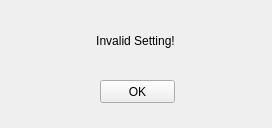
<?xml version="1.0" encoding="UTF-8"?>
<ui version="4.0">
 <class>ErrorWin</class>
 <widget class="QWidget" name="ErrorWin">
  <property name="windowModality">
   <enum>Qt::ApplicationModal</enum>
  </property>
  <property name="geometry">
   <rect>
    <x>0</x>
    <y>0</y>
    <width>272</width>
    <height>128</height>
   </rect>
  </property>
  <property name="sizePolicy">
   <sizepolicy hsizetype="Fixed" vsizetype="Fixed">
    <horstretch>0</horstretch>
    <verstretch>0</verstretch>
   </sizepolicy>
  </property>
  <property name="windowTitle">
   <string>Error</string>
  </property>
  <widget class="QLabel" name="label">
   <property name="geometry">
    <rect>
     <x>10</x>
     <y>10</y>
     <width>251</width>
     <height>61</height>
    </rect>
   </property>
   <property name="text">
    <string>Invalid Setting!</string>
   </property>
   <property name="alignment">
    <set>Qt::AlignCenter</set>
   </property>
  </widget>
  <widget class="QPushButton" name="pushButton">
   <property name="geometry">
    <rect>
     <x>100</x>
     <y>80</y>
     <width>75</width>
     <height>23</height>
    </rect>
   </property>
   <property name="text">
    <string>OK</string>
   </property>
  </widget>
 </widget>
 <resources/>
 <connections>
  <connection>
   <sender>pushButton</sender>
   <signal>clicked()</signal>
   <receiver>ErrorWin</receiver>
   <slot>close()</slot>
   <hints>
    <hint type="sourcelabel">
     <x>137</x>
     <y>91</y>
    </hint>
    <hint type="destinationlabel">
     <x>135</x>
     <y>63</y>
    </hint>
   </hints>
  </connection>
 </connections>
</ui>
